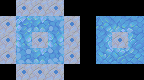

A 2D game scene composited from a Tiled map and its tileset images. What follows is a short description and the map's XML, with every tile layer's data as written:
An orthogonal 9x5 tile map with 16x16 px tiles, 3 tile layers (regions, input_Floor, output_Floor), 5 tilesets.

<map version="1.0" orientation="orthogonal" width="9" height="5" tilewidth="16" tileheight="16">
 <tileset firstgid="1" name="ground" tilewidth="16" tileheight="16">
  <image source="../assets/tileset-ground.png" width="48" height="16" />
 </tileset>
 <tileset firstgid="4" name="misc" tilewidth="16" tileheight="16">
  <image source="../assets/tileset-misc.png" width="64" height="16" />
  <tile id="3">
   <properties>
    <property name="goal" value="true" />
   </properties>
  </tile>
 </tileset>
 <tileset firstgid="8" name="pushblocks" tilewidth="16" tileheight="16">
  <image source="../assets/tileset-pushblocks.png" width="48" height="16" />
  <tile id="1">
   <properties>
    <property name="goal" value="true" />
    <property name="sprite" value="assets/frozen.sprite" />
   </properties>
  </tile>
 </tileset>
 <tileset firstgid="11" name="rocks" tilewidth="16" tileheight="16">
  <properties>
   <property name="collision" value="true" />
  </properties>
  <image source="../assets/tileset-rocks.png" width="256" height="48" />
 </tileset>
 <tileset firstgid="59" name="slippery" tilewidth="16" tileheight="16">
  <properties>
   <property name="slippery_block" value="true" />
   <property name="slippery_player" value="true" />
  </properties>
  <image source="../assets/tileset-slippery.png" width="256" height="48" />
 </tileset>
 <layer name="regions" width="9" height="5">
  <properties>
   <property name="DeleteTiles" value="1" />
  </properties>
  <data>
   <tile gid="0" />
   <tile gid="2" />
   <tile gid="2" />
   <tile gid="2" />
   <tile gid="0" />
   <tile gid="0" />
   <tile gid="0" />
   <tile gid="0" />
   <tile gid="0" />
   <tile gid="2" />
   <tile gid="2" />
   <tile gid="2" />
   <tile gid="2" />
   <tile gid="2" />
   <tile gid="0" />
   <tile gid="2" />
   <tile gid="2" />
   <tile gid="2" />
   <tile gid="2" />
   <tile gid="2" />
   <tile gid="2" />
   <tile gid="2" />
   <tile gid="2" />
   <tile gid="0" />
   <tile gid="2" />
   <tile gid="2" />
   <tile gid="2" />
   <tile gid="2" />
   <tile gid="2" />
   <tile gid="2" />
   <tile gid="2" />
   <tile gid="2" />
   <tile gid="0" />
   <tile gid="2" />
   <tile gid="2" />
   <tile gid="2" />
   <tile gid="0" />
   <tile gid="2" />
   <tile gid="2" />
   <tile gid="2" />
   <tile gid="0" />
   <tile gid="0" />
   <tile gid="0" />
   <tile gid="0" />
   <tile gid="0" />
  </data>
 </layer>
 <layer name="input_Floor" width="9" height="5">
  <properties>
   <property name="DeleteTiles" value="1" />
  </properties>
  <data>
   <tile gid="0" />
   <tile gid="59" />
   <tile gid="59" />
   <tile gid="59" />
   <tile gid="0" />
   <tile gid="0" />
   <tile gid="0" />
   <tile gid="0" />
   <tile gid="0" />
   <tile gid="59" />
   <tile gid="82" />
   <tile gid="82" />
   <tile gid="82" />
   <tile gid="59" />
   <tile gid="0" />
   <tile gid="82" />
   <tile gid="82" />
   <tile gid="82" />
   <tile gid="59" />
   <tile gid="82" />
   <tile gid="59" />
   <tile gid="82" />
   <tile gid="59" />
   <tile gid="0" />
   <tile gid="82" />
   <tile gid="59" />
   <tile gid="82" />
   <tile gid="59" />
   <tile gid="82" />
   <tile gid="82" />
   <tile gid="82" />
   <tile gid="59" />
   <tile gid="0" />
   <tile gid="82" />
   <tile gid="82" />
   <tile gid="82" />
   <tile gid="0" />
   <tile gid="59" />
   <tile gid="59" />
   <tile gid="59" />
   <tile gid="0" />
   <tile gid="0" />
   <tile gid="0" />
   <tile gid="0" />
   <tile gid="0" />
  </data>
 </layer>
 <layer name="output_Floor" width="9" height="5">
  <properties>
   <property name="DeleteTiles" value="1" />
  </properties>
  <data>
   <tile gid="0" />
   <tile gid="0" />
   <tile gid="0" />
   <tile gid="0" />
   <tile gid="0" />
   <tile gid="0" />
   <tile gid="0" />
   <tile gid="0" />
   <tile gid="0" />
   <tile gid="0" />
   <tile gid="85" />
   <tile gid="65" />
   <tile gid="86" />
   <tile gid="0" />
   <tile gid="0" />
   <tile gid="79" />
   <tile gid="70" />
   <tile gid="81" />
   <tile gid="0" />
   <tile gid="66" />
   <tile gid="0" />
   <tile gid="66" />
   <tile gid="0" />
   <tile gid="0" />
   <tile gid="73" />
   <tile gid="0" />
   <tile gid="72" />
   <tile gid="0" />
   <tile gid="89" />
   <tile gid="65" />
   <tile gid="102" />
   <tile gid="0" />
   <tile gid="0" />
   <tile gid="83" />
   <tile gid="74" />
   <tile gid="84" />
   <tile gid="0" />
   <tile gid="0" />
   <tile gid="0" />
   <tile gid="0" />
   <tile gid="0" />
   <tile gid="0" />
   <tile gid="0" />
   <tile gid="0" />
   <tile gid="0" />
  </data>
 </layer>
</map>
